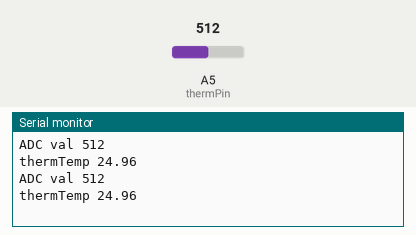
This sketch was run on a simulated Arduino Uno, built with avr-gcc and run on an emulated ATmega328P. Shown: the last lines printed to the serial monitor. Inputs (shaded band) come from the test bench; at power-on: A5 (thermPin) = 512.

Above: at 1.8 s.
1.9 s: A5 (thermPin) set to 716
At 2.8 s:
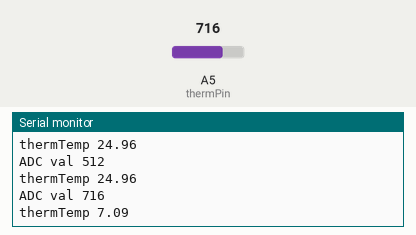
3.4 s: A5 (thermPin) set to 900
At 4.8 s:
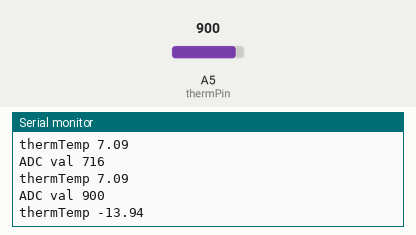
Timing chart, 0 to 6.4 s (numbered marks = the images above; inputs shaded):
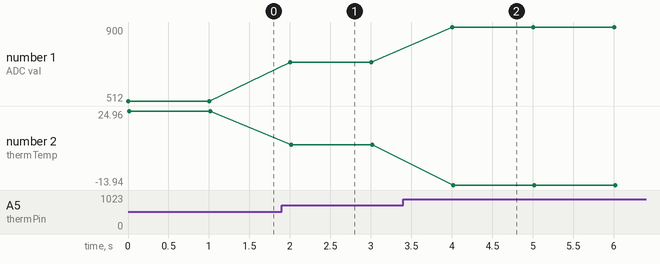

Measured:
- after the input at 1.9 s, the serial monitor: prints a new line after 0.10 s (image 1)
- after the input at 3.4 s, the serial monitor: prints a new line after 0.60 s (image 2)
- plotted number 1: 512 → 716 after the input at 1.9 s, 716 → 900 after the input at 3.4 s
- plotted number 2: 24.96 → 7.09 after the input at 1.9 s, 7.09 → -13.94 after the input at 3.4 s

The sketch:

thermistor.ino
```cpp
//set analog pin
#define thermPin A5

void setup() {
  Serial.begin(9600);
}

void loop() {

  //get the value from the ADC (0-1023)
  int thermADC = analogRead(thermPin);
  //calc thermister R
  float rTherm = 10000.*thermADC/(1023. - thermADC);
  //calc inverted T in Kelvin
  float Tinv = (1/298.15) + (1/3950.)*log(rTherm/10000.);
  //convert the centigrade
  float thermTemp = (1/Tinv) - 273.15;

  Serial.print("ADC val "); Serial.println(thermADC);
  Serial.print("thermTemp "); Serial.println(thermTemp);

  delay(1000);


}
```
